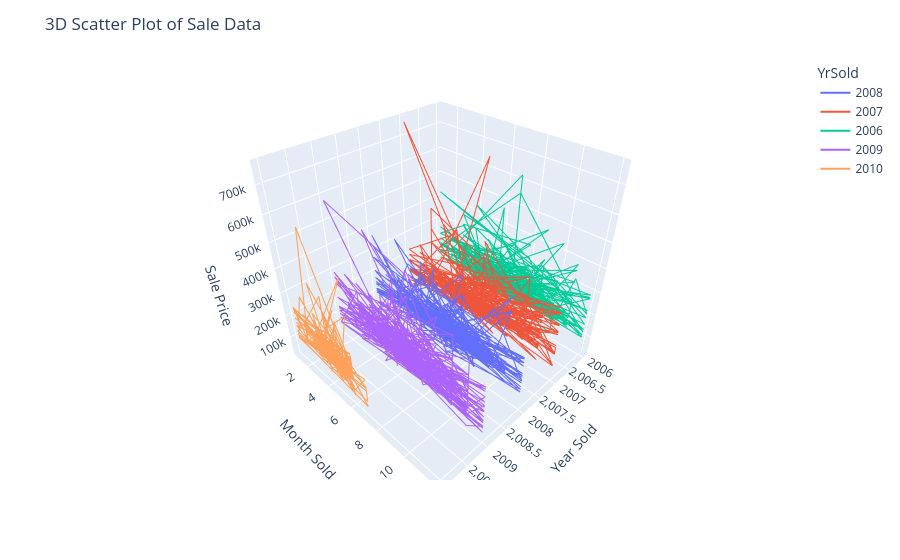

The notebook cell this image was saved under:
### Code cell
fig = px.line_3d(
    data_frame=df,
    x="YrSold",
    y="MoSold",
    z="SalePrice",
    color="YrSold",
)
fig.update_layout(
    scene=dict(
        xaxis_title="Year Sold",
        yaxis_title="Month Sold",
        zaxis_title="Sale Price"
    ),
    title="3D Scatter Plot of Sale Data"
)
fig.show()

### Figure 1 — Plotly figure (JSON) as saved in the notebook; plotly's stock layout.template omitted (floating-point values rounded to 4 significant figures; data arrays with more than 128 entries replaced by an {"elided": "..."} marker saying what was removed)
{"data": [{"hovertemplate": "YrSold=%{x}<br>MoSold=%{y}<br>SalePrice=%{z}<extra></extra>", "legendgroup": "2008", "line": {"color": "#636efa", "dash": "solid"}, "marker": {"symbol": "circle"}, "mode": "lines", "name": "2008", "scene": "scene", "showlegend": true, "type": "scatter3d", "x": {"elided": "304 int values"}, "y": {"elided": "304 int values"}, "z": {"elided": "304 int values"}}, {"hovertemplate": "YrSold=%{x}<br>MoSold=%{y}<br>SalePrice=%{z}<extra></extra>", "legendgroup": "2007", "line": {"color": "#EF553B", "dash": "solid"}, "marker": {"symbol": "circle"}, "mode": "lines", "name": "2007", "scene": "scene", "showlegend": true, "type": "scatter3d", "x": {"elided": "329 int values"}, "y": {"elided": "329 int values"}, "z": {"elided": "329 int values"}}, {"hovertemplate": "YrSold=%{x}<br>MoSold=%{y}<br>SalePrice=%{z}<extra></extra>", "legendgroup": "2006", "line": {"color": "#00cc96", "dash": "solid"}, "marker": {"symbol": "circle"}, "mode": "lines", "name": "2006", "scene": "scene", "showlegend": true, "type": "scatter3d", "x": {"elided": "314 int values"}, "y": {"elided": "314 int values"}, "z": {"elided": "314 int values"}}, {"hovertemplate": "YrSold=%{x}<br>MoSold=%{y}<br>SalePrice=%{z}<extra></extra>", "legendgroup": "2009", "line": {"color": "#ab63fa", "dash": "solid"}, "marker": {"symbol": "circle"}, "mode": "lines", "name": "2009", "scene": "scene", "showlegend": true, "type": "scatter3d", "x": {"elided": "338 int values"}, "y": {"elided": "338 int values"}, "z": {"elided": "338 int values"}}, {"hovertemplate": "YrSold=%{x}<br>MoSold=%{y}<br>SalePrice=%{z}<extra></extra>", "legendgroup": "2010", "line": {"color": "#FFA15A", "dash": "solid"}, "marker": {"symbol": "circle"}, "mode": "lines", "name": "2010", "scene": "scene", "showlegend": true, "type": "scatter3d", "x": {"elided": "175 int values"}, "y": {"elided": "175 int values"}, "z": {"elided": "175 int values"}}], "layout": {"autosize": true, "legend": {"title": {"text": "YrSold"}, "tracegroupgap": 0}, "margin": {"t": 60}, "scene": {"aspectmode": "auto", "aspectratio": {"x": 1, "y": 1, "z": 1}, "domain": {"x": [0, 1], "y": [0, 1]}, "xaxis": {"categoryarray": [2008, 2007, 2006, 2009, 2010], "categoryorder": "array", "title": {"text": "Year Sold"}, "type": "linear"}, "yaxis": {"title": {"text": "Month Sold"}, "type": "linear"}, "zaxis": {"title": {"text": "Sale Price"}, "type": "linear"}}, "title": {"text": "3D Scatter Plot of Sale Data"}}}
